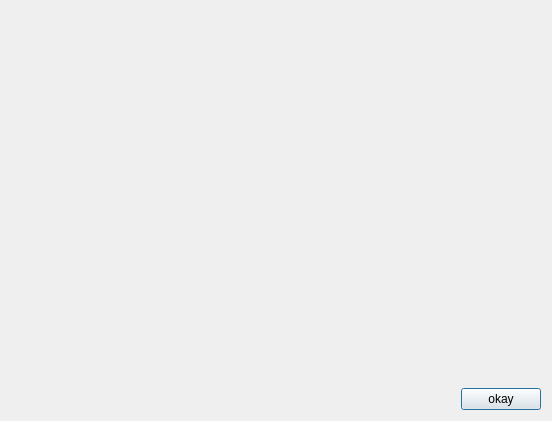
<?xml version="1.0" encoding="UTF-8"?>
<ui version="4.0">
 <class>Dialog</class>
 <widget class="QDialog" name="Dialog">
  <property name="geometry">
   <rect>
    <x>0</x>
    <y>0</y>
    <width>552</width>
    <height>421</height>
   </rect>
  </property>
  <property name="sizePolicy">
   <sizepolicy hsizetype="Expanding" vsizetype="Expanding">
    <horstretch>0</horstretch>
    <verstretch>0</verstretch>
   </sizepolicy>
  </property>
  <property name="windowTitle">
   <string>Dialog</string>
  </property>
  <layout class="QVBoxLayout" name="verticalLayout_2">
   <item>
    <layout class="QVBoxLayout" name="content">
     <item>
      <spacer name="verticalSpacer">
       <property name="orientation">
        <enum>Qt::Vertical</enum>
       </property>
       <property name="sizeHint" stdset="0">
        <size>
         <width>20</width>
         <height>40</height>
        </size>
       </property>
      </spacer>
     </item>
    </layout>
   </item>
   <item>
    <layout class="QHBoxLayout" name="horizontalLayout">
     <property name="sizeConstraint">
      <enum>QLayout::SetMinAndMaxSize</enum>
     </property>
     <item>
      <spacer name="horizontalSpacer">
       <property name="orientation">
        <enum>Qt::Horizontal</enum>
       </property>
       <property name="sizeHint" stdset="0">
        <size>
         <width>40</width>
         <height>0</height>
        </size>
       </property>
      </spacer>
     </item>
     <item>
      <widget class="QPushButton" name="pushButton">
       <property name="text">
        <string>okay</string>
       </property>
      </widget>
     </item>
    </layout>
   </item>
  </layout>
 </widget>
 <resources/>
 <connections/>
</ui>
